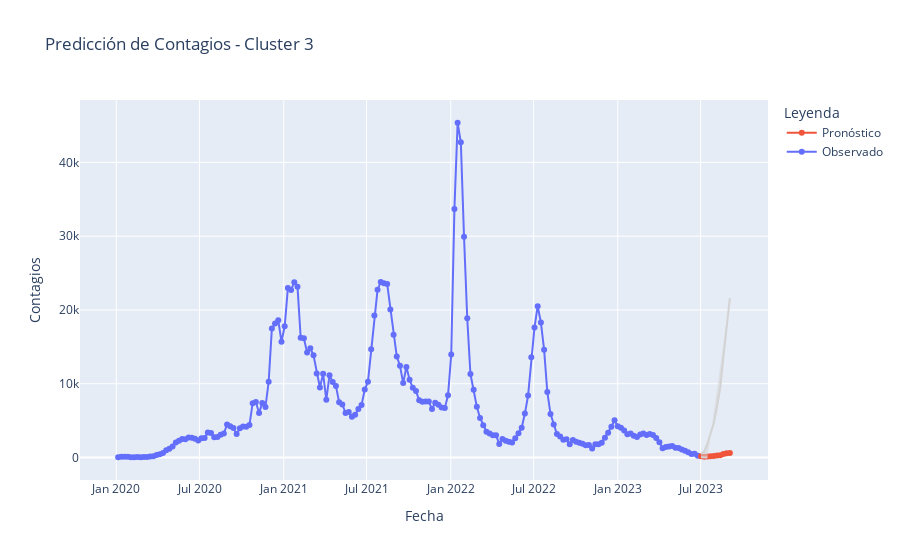

The notebook cell saved with this chart:
### Code cell
datos = cargar_datos_cluster(ruta_csv, cluster_id)
datos_transformados, lambda_ = preparar_datos_actuales(datos)
modelo_ajustado = ajustar_modelo_sarima(datos_transformados, order, seasonal_order)
predicciones, intervalos_confianza = realizar_predicciones_futuras(modelo_ajustado, n_preds, lambda_)
visualizar_predicciones_futuras(datos, predicciones, intervalos_confianza, cluster_id)

### Figure 1 — Plotly figure (JSON) as saved in the notebook; plotly's stock layout.template omitted (floating-point values rounded to 4 significant figures; data arrays with more than 128 entries replaced by an {"elided": "..."} marker saying what was removed)
{"data": [{"mode": "lines+markers", "name": "Observado", "type": "scatter", "x": {"elided": "182 str values"}, "y": {"elided": "182 int values"}}, {"mode": "lines+markers", "name": "Pronóstico", "type": "scatter", "x": ["2023-07-02T00:00:00", "2023-07-09T00:00:00", "2023-07-16T00:00:00", "2023-07-23T00:00:00", "2023-07-30T00:00:00", "2023-08-06T00:00:00", "2023-08-13T00:00:00", "2023-08-20T00:00:00", "2023-08-27T00:00:00", "2023-09-03T00:00:00"], "y": [165.6, 118.9, 160.8, 181.0, 210.7, 270.3, 328.0, 482.3, 597.5, 619.4]}, {"line": {"color": "lightgrey"}, "mode": "lines", "showlegend": false, "type": "scatter", "x": ["2023-07-02T00:00:00", "2023-07-09T00:00:00", "2023-07-16T00:00:00", "2023-07-23T00:00:00", "2023-07-30T00:00:00", "2023-08-06T00:00:00", "2023-08-13T00:00:00", "2023-08-20T00:00:00", "2023-08-27T00:00:00", "2023-09-03T00:00:00"], "y": [34.11, 1.81, 0.01282, null, null, null, null, null, null, null]}, {"fill": "tonexty", "line": {"color": "lightgrey"}, "mode": "lines", "showlegend": false, "type": "scatter", "x": ["2023-07-02T00:00:00", "2023-07-09T00:00:00", "2023-07-16T00:00:00", "2023-07-23T00:00:00", "2023-07-30T00:00:00", "2023-08-06T00:00:00", "2023-08-13T00:00:00", "2023-08-20T00:00:00", "2023-08-27T00:00:00", "2023-09-03T00:00:00"], "y": [503.1, 826.3, 1890.0, 3149.0, 4694.0, 6918.0, 9472.0, 13670.0, 17930.0, 21590.0]}], "layout": {"legend": {"title": {"text": "Leyenda"}}, "title": {"text": "Predicción de Contagios - Cluster 3"}, "xaxis": {"title": {"text": "Fecha"}}, "yaxis": {"title": {"text": "Contagios"}}}}
